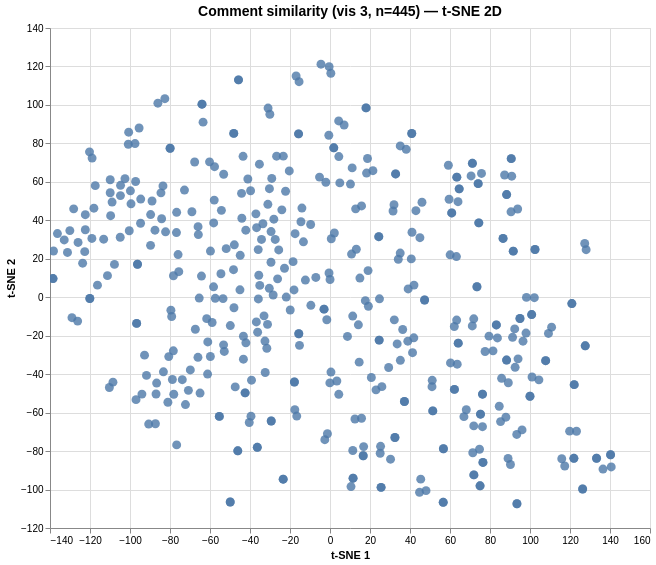

Write a Vega-Lite specification for this figure.
### Vega specification from a JSON file in a GitHub repository (floating-point values rounded to 4 significant figures; data arrays with more than 128 entries replaced by an {"elided": "..."} marker saying what was removed)
{"$schema": "https://vega.github.io/schema/vega/v6.json", "data": [{"name": "param_1e9efca18e7a2868_store"}, {"name": "source_0", "values": {"elided": "445 records"}}, {"name": "source_0_x_domain_dim_1", "values": [{"min": -138.5, "max": 140.6}]}, {"name": "source_0_y_domain_dim_2", "values": [{"min": -107.4, "max": 121.2}]}], "signals": [{"name": "unit", "value": {}, "on": [{"events": "pointermove", "update": "isTuple(group()) ? group() : unit"}]}, {"name": "param_1e9efca18e7a2868", "update": "vlSelectionResolve(\"param_1e9efca18e7a2868_store\", \"union\")"}, {"name": "param_1e9efca18e7a2868_dim_1", "on": [{"events": [{"source": "view", "type": "dblclick"}], "update": "null"}, {"events": {"signal": "param_1e9efca18e7a2868_translate_delta"}, "update": "panLinear(param_1e9efca18e7a2868_translate_anchor.extent_x, -param_1e9efca18e7a2868_translate_delta.x / width)"}, {"events": {"signal": "param_1e9efca18e7a2868_zoom_delta"}, "update": "zoomLinear(domain(\"x\"), param_1e9efca18e7a2868_zoom_anchor.x, param_1e9efca18e7a2868_zoom_delta)"}]}, {"name": "param_1e9efca18e7a2868_dim_2", "on": [{"events": [{"source": "view", "type": "dblclick"}], "update": "null"}, {"events": {"signal": "param_1e9efca18e7a2868_translate_delta"}, "update": "panLinear(param_1e9efca18e7a2868_translate_anchor.extent_y, param_1e9efca18e7a2868_translate_delta.y / height)"}, {"events": {"signal": "param_1e9efca18e7a2868_zoom_delta"}, "update": "zoomLinear(domain(\"y\"), param_1e9efca18e7a2868_zoom_anchor.y, param_1e9efca18e7a2868_zoom_delta)"}]}, {"name": "param_1e9efca18e7a2868_tuple", "on": [{"events": [{"signal": "param_1e9efca18e7a2868_dim_1 || param_1e9efca18e7a2868_dim_2"}], "update": "param_1e9efca18e7a2868_dim_1 && param_1e9efca18e7a2868_dim_2 ? {unit: \"\", fields: param_1e9efca18e7a2868_tuple_fields, values: [param_1e9efca18e7a2868_dim_1,param_1e9efca18e7a2868_dim_2]} : null"}]}, {"name": "param_1e9efca18e7a2868_tuple_fields", "value": [{"field": "dim_1", "channel": "x", "type": "R"}, {"field": "dim_2", "channel": "y", "type": "R"}]}, {"name": "param_1e9efca18e7a2868_translate_anchor", "value": {}, "on": [{"events": [{"source": "scope", "type": "pointerdown"}], "update": "{x: x(unit), y: y(unit), extent_x: domain(\"x\"), extent_y: domain(\"y\")}"}]}, {"name": "param_1e9efca18e7a2868_translate_delta", "value": {}, "on": [{"events": [{"source": "window", "between": [{"source": "scope", "type": "pointerdown"}, {"source": "window", "type": "pointerup"}], "consume": true, "type": "pointermove"}], "update": "{x: param_1e9efca18e7a2868_translate_anchor.x - x(unit), y: param_1e9efca18e7a2868_translate_anchor.y - y(unit)}"}]}, {"name": "param_1e9efca18e7a2868_zoom_anchor", "on": [{"events": [{"source": "scope", "consume": true, "type": "wheel"}], "update": "{x: invert(\"x\", x(unit)), y: invert(\"y\", y(unit))}"}]}, {"name": "param_1e9efca18e7a2868_zoom_delta", "on": [{"events": [{"source": "scope", "type": "wheel", "consume": true}], "update": "pow(1.001, event.deltaY * pow(16, event.deltaMode))", "force": true}]}, {"name": "param_1e9efca18e7a2868_modify", "on": [{"events": {"signal": "param_1e9efca18e7a2868_tuple"}, "update": "modify(\"param_1e9efca18e7a2868_store\", param_1e9efca18e7a2868_tuple, true)"}]}], "marks": [{"type": "symbol", "name": "marks", "from": {"data": "source_0"}, "encode": {"update": {"x": {"field": "dim_1", "scale": "x"}, "y": {"field": "dim_2", "scale": "y"}, "size": {"value": 80}, "fill": {"value": "#4c78a8"}, "shape": {"value": "circle"}, "opacity": {"value": 0.8}, "tooltip": {"signal": "{\"Comment #\": format(datum[\"index\"], \"\"), \"Comment\": isValid(datum[\"comment\"]) ? datum[\"comment\"] : \"\"+datum[\"comment\"]}"}}}, "style": ["circle"], "interactive": true, "clip": true}], "scales": [{"name": "x", "type": "linear", "domain": [{"signal": "(data(\"source_0_x_domain_dim_1\")[0] || {}).min"}, {"signal": "(data(\"source_0_x_domain_dim_1\")[0] || {}).max"}], "range": [0, {"signal": "width"}], "nice": true, "zero": true, "domainRaw": {"signal": "param_1e9efca18e7a2868[\"dim_1\"]"}}, {"name": "y", "type": "linear", "domain": [{"signal": "(data(\"source_0_y_domain_dim_2\")[0] || {}).min"}, {"signal": "(data(\"source_0_y_domain_dim_2\")[0] || {}).max"}], "range": [{"signal": "height"}, 0], "domainRaw": {"signal": "param_1e9efca18e7a2868[\"dim_2\"]"}, "nice": true, "zero": true}], "axes": [{"scale": "x", "domain": false, "zindex": 0, "grid": true, "orient": "bottom", "tickCount": {"signal": "ceil(width/40)"}, "minExtent": 0, "gridScale": "y", "aria": false, "maxExtent": 0, "ticks": false, "labels": false}, {"scale": "y", "gridScale": "x", "minExtent": 0, "zindex": 0, "grid": true, "tickCount": {"signal": "ceil(height/40)"}, "domain": false, "labels": false, "aria": false, "orient": "left", "maxExtent": 0, "ticks": false}, {"scale": "x", "orient": "bottom", "title": "t-SNE 1", "grid": false, "labelFlush": true, "labelOverlap": true, "tickCount": {"signal": "ceil(width/40)"}, "zindex": 0}, {"scale": "y", "grid": false, "tickCount": {"signal": "ceil(height/40)"}, "zindex": 0, "orient": "left", "labelOverlap": true, "title": "t-SNE 2"}], "title": {"text": "Comment similarity (vis 3, n=445) — t-SNE 2D", "fontSize": 14, "frame": "group"}, "height": 500, "style": "cell", "padding": 5, "width": 600, "background": "white"}
